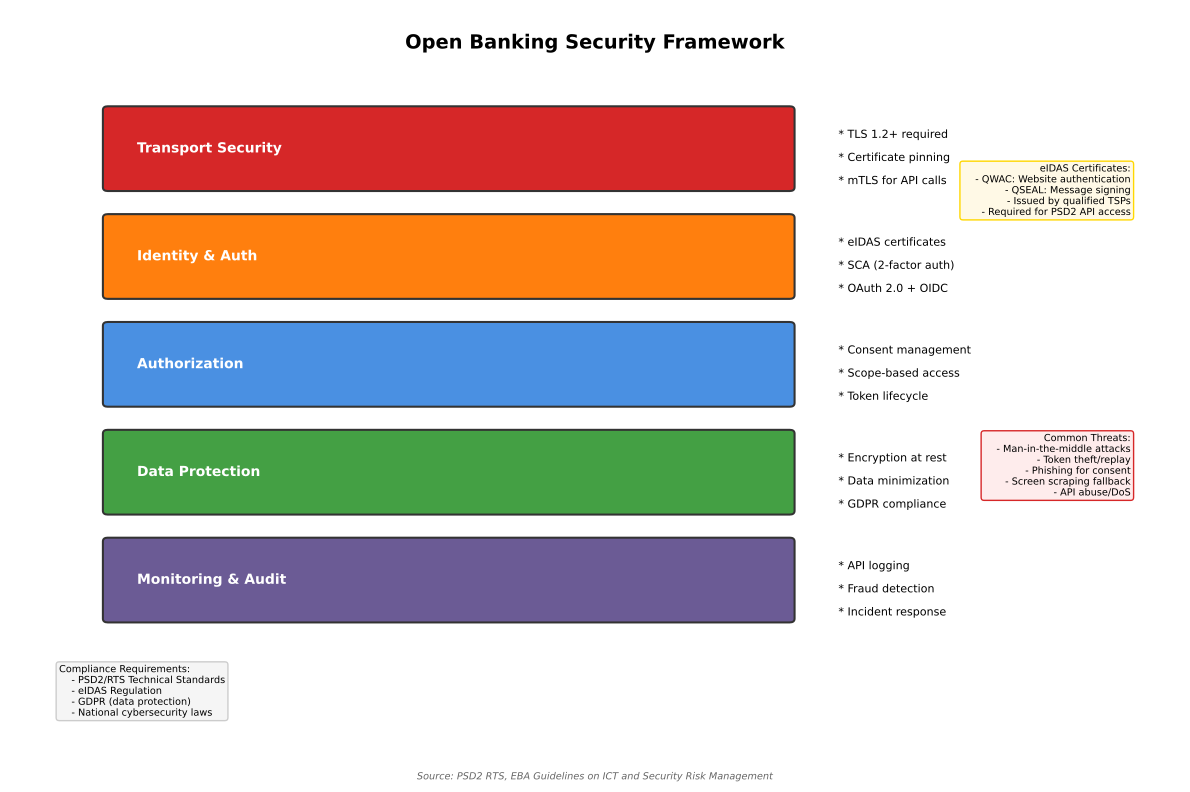

Reproduce this figure in Python.
"""
Open Banking Security Framework
Shows security layers and requirements for open banking

Output: open_banking_security.pdf
Module: module_01_fintech
Lesson: 5 - Open Banking
"""

from pathlib import Path
import matplotlib.pyplot as plt
import matplotlib.patches as mpatches
import numpy as np

CHART_METADATA = {
    'title': 'Open Banking Security Framework',
    'module': 'module_01_fintech',
    'lesson': 5,
    'url': 'https://github.com/Digital-AI-Finance/digital-finance/tree/main/module_01_fintech/figures/open_banking_security'
}

plt.rcParams.update({
    'font.size': 10,
    'axes.labelsize': 10,
})

def create_chart():
    """Create open banking security framework chart"""
    fig, ax = plt.subplots(figsize=(12, 8))
    ax.set_xlim(0, 12)
    ax.set_ylim(0, 10)
    ax.axis('off')

    # Title
    ax.text(6, 9.5, 'Open Banking Security Framework', fontsize=14, fontweight='bold', ha='center')

    # Security layers (stacked)
    layers = [
        ('Transport Security', 8.2, '#D62728',
         ['TLS 1.2+ required', 'Certificate pinning', 'mTLS for API calls']),
        ('Identity & Auth', 6.8, '#FF7F0E',
         ['eIDAS certificates', 'SCA (2-factor auth)', 'OAuth 2.0 + OIDC']),
        ('Authorization', 5.4, '#4A90E2',
         ['Consent management', 'Scope-based access', 'Token lifecycle']),
        ('Data Protection', 4.0, '#44A044',
         ['Encryption at rest', 'Data minimization', 'GDPR compliance']),
        ('Monitoring & Audit', 2.6, '#6B5B95',
         ['API logging', 'Fraud detection', 'Incident response']),
    ]

    for name, y, color, items in layers:
        # Main layer bar
        bar = mpatches.FancyBboxPatch((1, y-0.5), 7, 1, boxstyle='round,pad=0.05',
                                       facecolor=color, edgecolor='#333333', lw=1.5)
        ax.add_patch(bar)
        ax.text(1.3, y, name, ha='left', va='center', fontsize=10, fontweight='bold', color='white')

        # Items
        for i, item in enumerate(items):
            ax.text(8.5, y + 0.25 - i*0.3, f'* {item}', fontsize=8, va='top')

    # eIDAS certificates box
    eidas_box = """eIDAS Certificates:
    - QWAC: Website authentication
    - QSEAL: Message signing
    - Issued by qualified TSPs
    - Required for PSD2 API access"""

    ax.text(11.5, 8, eidas_box, fontsize=7, ha='right', va='top',
           bbox=dict(boxstyle='round', facecolor='#FFF9E6', edgecolor='#FFD700'))

    # Threat vectors
    threats = """Common Threats:
    - Man-in-the-middle attacks
    - Token theft/replay
    - Phishing for consent
    - Screen scraping fallback
    - API abuse/DoS"""

    ax.text(11.5, 4.5, threats, fontsize=7, ha='right', va='top',
           bbox=dict(boxstyle='round', facecolor='#FEECEC', edgecolor='#D62728'))

    # Compliance requirements
    compliance = """Compliance Requirements:
    - PSD2/RTS Technical Standards
    - eIDAS Regulation
    - GDPR (data protection)
    - National cybersecurity laws"""

    ax.text(0.5, 1.5, compliance, fontsize=7, va='top',
           bbox=dict(boxstyle='round', facecolor='#F5F5F5', edgecolor='#CCCCCC'))

    # Source
    fig.text(0.5, 0.02, 'Source: PSD2 RTS, EBA Guidelines on ICT and Security Risk Management',
            fontsize=7, ha='center', style='italic', color='#666666')

    plt.tight_layout()

    output_path = Path(__file__).parent / 'open_banking_security.pdf'
    plt.savefig(output_path, format='pdf', dpi=300, bbox_inches='tight')
    plt.close()
    print(f"Chart saved to: {output_path}")
    return output_path

if __name__ == '__main__':
    create_chart()
